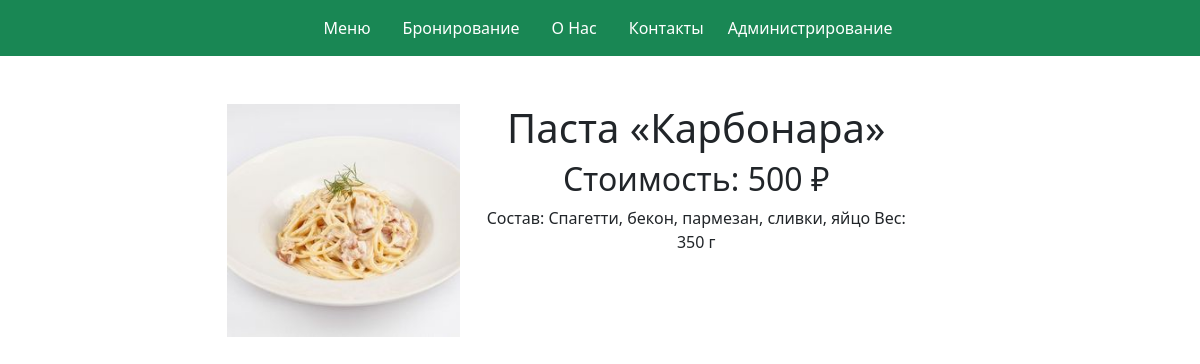
/dish/dish_info/1/, run on the app's committed database.
### models.py (models this page shows)
class Dish(Base):
    __tablename__ = 'dish'
    id = Column(Integer, primary_key=True)
    name = Column(String(200), default='')
    cost = Column(String(40), default='')
    photo = Column(String(100), default='')
    sostav = Column(String(350), default='')  # Изменен тип поля sostav на Text
    weight = Column(String(110), default='')
    category_id = Column(Integer, ForeignKey('category.id'))  # Добавлена связь с таблицей Category

### eng.py (the view)
@app.route("/dish/dish_info/<int:id>/")
def dish_by_id(id):
    item = db_session.query(Dish).filter(Dish.id == id).first()
    return render_template("dish_info.htm", card_item=item)

### templates/dish_info.htm (shortened to what this page needs)
{% extends "template.htm" %}
{% block content %}
<div class="container d-flex justify-content-center align-items-center mt-5 mb-5">
    <div class="row gy-4">
        <div class="col-sm-4 d-flex align-items-center justify-content-center">
            <div class="image-container">
                <img src="{{ url_for('static', filename=card_item.photo) }}" style="max-width: 100%; max-height: 100%;">
            </div>
        </div>
                <div class="col-sm-7 text-center align-items-center">
            <h1>{{ card_item.name }}</h1>
            <h2>Стоимость: {{ card_item.cost }}</h2>
             <span class="mb-1">Состав: {{card_item.sostav}}</span>
            <span class="mb-1">Вес: {{ card_item.weight }}</span>
        </div>
    </div>
</div>
{% endblock %}

### data on the page
Dish: photo (picture), name "Паста «Карбонара»", cost "500 ₽", sostav "Спагетти, бекон, пармезан, сливки, яйцо", weight "350 г"
